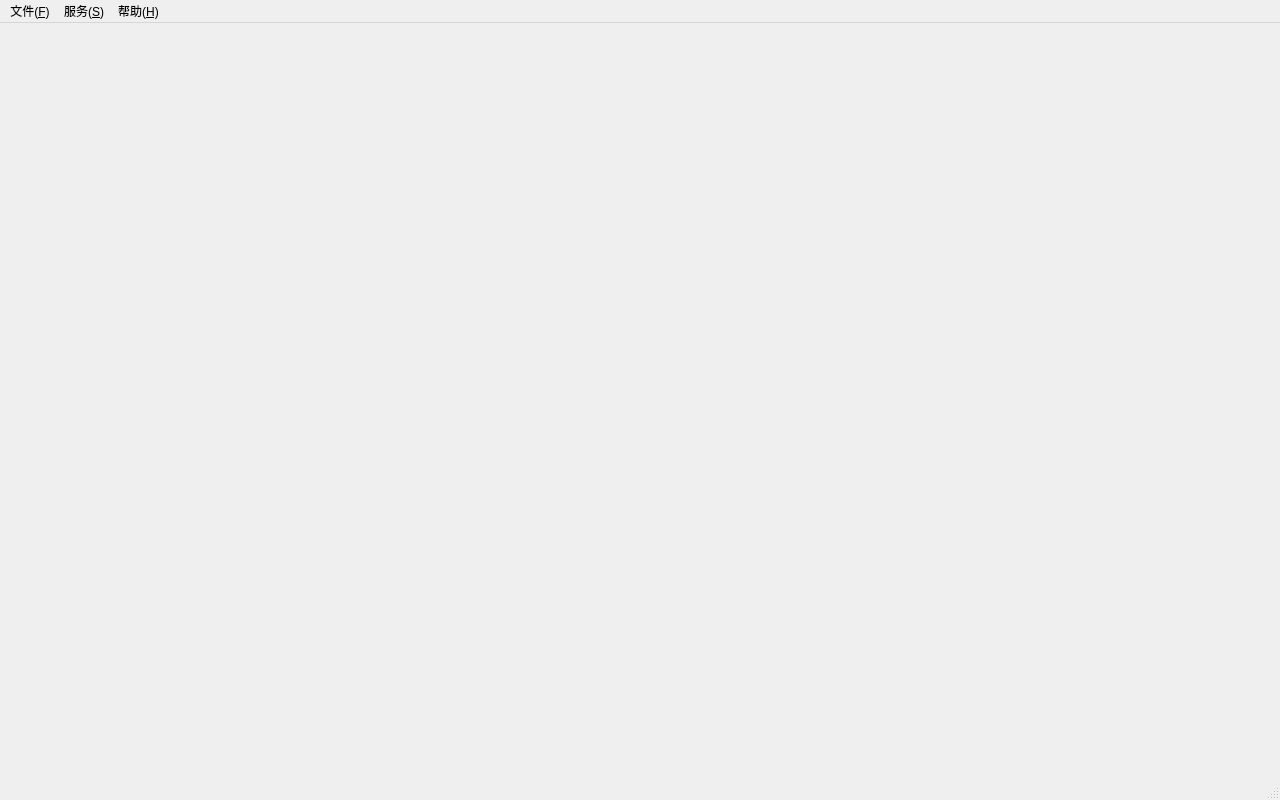
<?xml version="1.0" encoding="UTF-8"?>
<ui version="4.0">
 <class>MainWindow</class>
 <widget class="QMainWindow" name="MainWindow">
  <property name="geometry">
   <rect>
    <x>0</x>
    <y>0</y>
    <width>1280</width>
    <height>800</height>
   </rect>
  </property>
  <property name="windowTitle">
   <string>VAR熔池分析系统</string>
  </property>
  <widget class="QWidget" name="centralwidget"/>
  <widget class="QMenuBar" name="menubar">
   <property name="geometry">
    <rect>
     <x>0</x>
     <y>0</y>
     <width>1280</width>
     <height>22</height>
    </rect>
   </property>
   <widget class="QMenu" name="menu_File">
    <property name="title">
     <string>文件(&amp;F)</string>
    </property>
    <addaction name="actionOpenDataDir"/>
    <addaction name="separator"/>
    <addaction name="actionQuit"/>
   </widget>
   <widget class="QMenu" name="menu_Service">
    <property name="title">
     <string>服务(&amp;S)</string>
    </property>
    <addaction name="actionRestartServices"/>
   </widget>
   <widget class="QMenu" name="menu_Help">
    <property name="title">
     <string>帮助(&amp;H)</string>
    </property>
    <addaction name="actionAbout"/>
   </widget>
   <addaction name="menu_File"/>
   <addaction name="menu_Service"/>
   <addaction name="menu_Help"/>
  </widget>
  <widget class="QStatusBar" name="statusbar"/>
  <action name="actionQuit">
   <property name="text">
    <string>退出(&amp;Q)</string>
   </property>
   <property name="shortcut">
    <string>Ctrl+Q</string>
   </property>
  </action>
  <action name="actionAbout">
   <property name="text">
    <string>关于(&amp;A)</string>
   </property>
  </action>
  <action name="actionRestartServices">
   <property name="text">
    <string>重启服务(&amp;R)</string>
   </property>
   <property name="shortcut">
    <string>Ctrl+R</string>
   </property>
  </action>
  <action name="actionOpenDataDir">
   <property name="text">
    <string>打开数据目录(&amp;D)</string>
   </property>
  </action>
 </widget>
 <resources/>
 <connections>
  <connection>
   <sender>actionQuit</sender>
   <signal>triggered()</signal>
   <receiver>MainWindow</receiver>
   <slot>quitApplication()</slot>
   <hints>
    <hint type="sourcelabel">
     <x>-1</x>
     <y>-1</y>
    </hint>
    <hint type="destinationlabel">
     <x>639</x>
     <y>399</y>
    </hint>
   </hints>
  </connection>
  <connection>
   <sender>actionAbout</sender>
   <signal>triggered()</signal>
   <receiver>MainWindow</receiver>
   <slot>showAboutDialog()</slot>
   <hints>
    <hint type="sourcelabel">
     <x>-1</x>
     <y>-1</y>
    </hint>
    <hint type="destinationlabel">
     <x>639</x>
     <y>399</y>
    </hint>
   </hints>
  </connection>
  <connection>
   <sender>actionRestartServices</sender>
   <signal>triggered()</signal>
   <receiver>MainWindow</receiver>
   <slot>restartServices()</slot>
   <hints>
    <hint type="sourcelabel">
     <x>-1</x>
     <y>-1</y>
    </hint>
    <hint type="destinationlabel">
     <x>639</x>
     <y>399</y>
    </hint>
   </hints>
  </connection>
  <connection>
   <sender>actionOpenDataDir</sender>
   <signal>triggered()</signal>
   <receiver>MainWindow</receiver>
   <slot>openDataDirectory()</slot>
   <hints>
    <hint type="sourcelabel">
     <x>-1</x>
     <y>-1</y>
    </hint>
    <hint type="destinationlabel">
     <x>639</x>
     <y>399</y>
    </hint>
   </hints>
  </connection>
 </connections>
 <slots>
  <slot>quitApplication()</slot>
  <slot>showAboutDialog()</slot>
  <slot>restartServices()</slot>
  <slot>openDataDirectory()</slot>
 </slots>
</ui>
